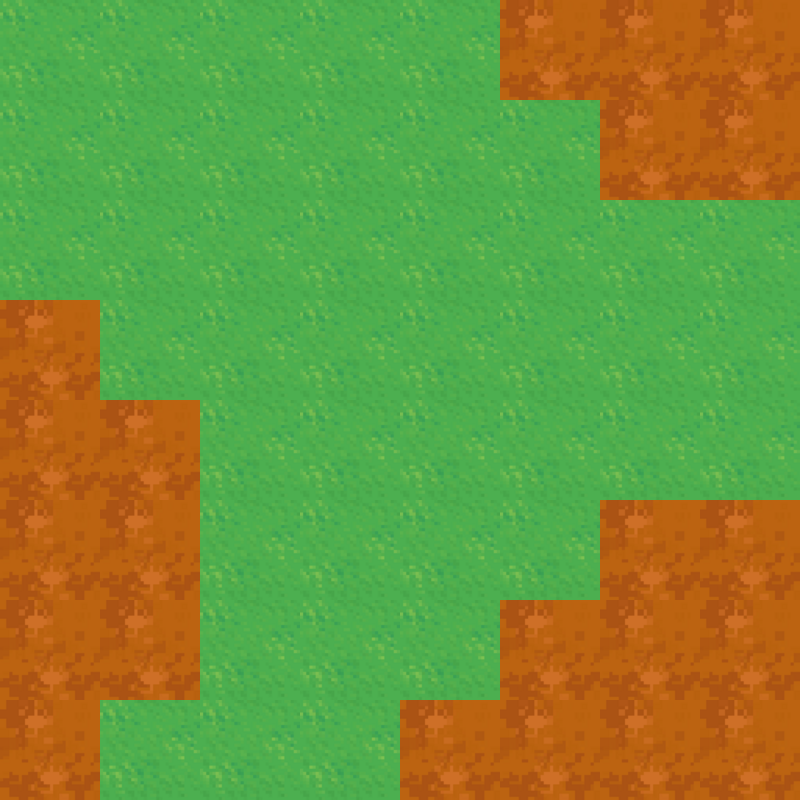

This is a level from a 2D game, rendered from its Tiled map with the project's own tilesets. A one-line summary and the complete map file follow:
An orthogonal 8x8 tile map with 100x100 px tiles, 1 tile layer (Tile Layer 1).

<map version="1.8" tiledversion="1.8.4" orientation="orthogonal" renderorder="right-down" width="8" height="8" tilewidth="100" tileheight="100" infinite="0" nextlayerid="2" nextobjectid="1">
 <tileset firstgid="1" source="../tiles/dirt_n_grass.tsx" />
 <layer id="1" name="Tile Layer 1" width="8" height="8">
  <data encoding="csv">
2,2,2,2,2,1,1,1,
2,2,2,2,2,2,1,1,
2,2,2,2,2,2,2,2,
1,2,2,2,2,2,2,2,
1,1,2,2,2,2,2,2,
1,1,2,2,2,2,1,1,
1,1,2,2,2,1,1,1,
1,2,2,2,1,1,1,1
</data>
 </layer>
</map>